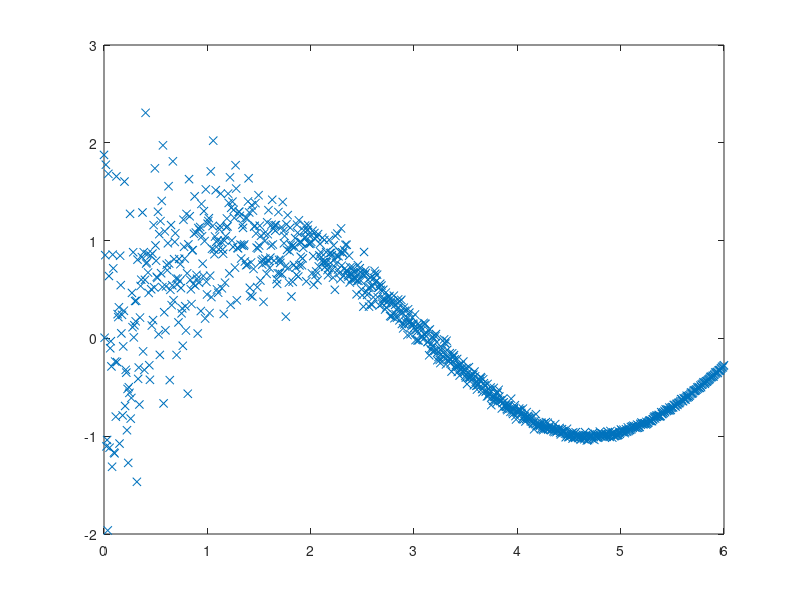

MATLAB code to generate this figure: (Note: this script raises an error after producing the figure.)
function [model, y] = gmm_dependent()
%clear all
clc

n_samples = 1000;

%% generate random data
%sigma_r = 0.4;
sigma_r = 1.0*exp(-0.005*[1:n_samples]);
w_r = [1]; % has to sum to one

train.x = linspace(0, 6, n_samples)';
train.y = zeros(n_samples, 1);

for i=1:n_samples
    train.y(i)= normrnd( sin(train.x(i)), sigma_r(i));
end
plot(train.x,train.y,'x')

%% define model
% parameters
n_inputs = 1;
n_outputs = 1;

n_hidden = [3]; %3 for sigmoid

n_dim = 1;
n_kernels = 1;

n_mu = n_dim * n_kernels;
n_sigma = n_dim * n_kernels;
n_w = n_kernels;

% create model
network= NetworkModel( );

[x]   = network.add_node(ConstantNode());
[z1]  = network.add_node(AffineLayer(n_inputs, n_hidden(1), x));
[h1]  = network.add_node(SigmoidLayer(z1));
[z2]  = network.add_node(AffineLayer(n_hidden(1), n_w + n_mu + n_sigma , h1));
[py_x] = network.add_node(GmmLayerDep(n_dim, n_kernels, z2));
[loss]= network.add_node(NegLogLoss(py_x));

% feed input
x.node.const.x = train.x;
py_x.node.const.y = train.y;

%% compute forward pass
l = network.forward();

%% compute backward pass
dl_dw = network.backward(loss);

%% gradient check
grad_check(@loss_dloss, network.n_params, 200, network, loss);

%% run training

w0 = rand(network.n_params, 1);
f = @(x)loss_dloss(x, network, loss);

options = optimset('Display','iter', 'MaxIter', 100, 'GradObj','on');

[w_p, fval] = fminunc(f, w0, options);

y = loss_eval(w_p, network);


%% graph
if n_dim == 1 && n_kernels == 1
    
    figure(2)
    
    y_plot = zeros(n_samples,1);
    mu_plot = zeros(n_samples,1);
    sigma_plot = zeros(n_samples,1);
        
    for i=1:n_samples
        y_plot(i) = normrnd( py_x.node.mu(i), py_x.node.sigma(i));
        
        mu_plot(i) = py_x.node.mu(i);
        sigma_plot(i) = py_x.node.sigma(i);
        
    end
    
    plot(train.x,train.y,'x')
    hold on
    plot(train.x, y_plot,'ro');
    plot(train.x, mu_plot,'k--', 'LineWidth', 3);
    plot(train.x, mu_plot+sqrt(sigma_plot),'k-', 'LineWidth', 3); % plot of 1 standard deviation
    plot(train.x, mu_plot-sqrt(sigma_plot),'k-', 'LineWidth', 3);
    
    hold off

    figure(1)
end

end



function y = loss_eval(w, model)
    model.vect2params(w);
    y = model.forward();
    
    y = y{end};
end

function y = prob_eval(x, model)
    model.nodes{1}.const.x = x;
    y = model.forward();
    
    y = y{end-1};
end

function dy = dloss_eval(w, model)
    model.vect2params(w);
    y = model.forward();
    dy = backward(model); 
end

function [loss, dloss] = loss_dloss(w, model, target)
    % forward pass
    model.vect2params(w);
    y = model.forward(target);
    loss = y{1};
    
    % backward pass
    %if nargout == 2
    dloss = model.backward(target); 
    %end
end




